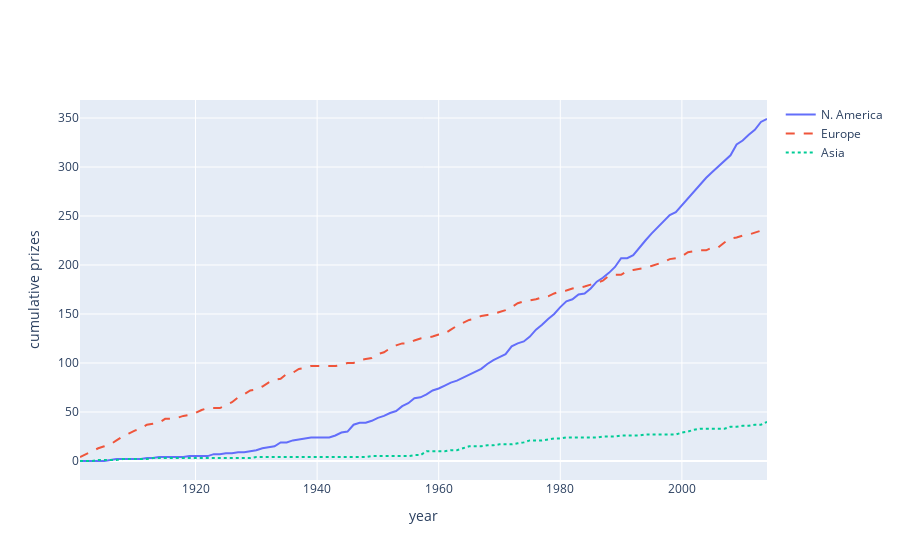

Here is the notebook cell this chart was saved with:
### Markdown cell above
### From notebook to the web with Plotly

### Code cell
# Plot data
#fig = go.Figure(layout_template=None)
traces = []
for region in regions:
    name = region['label']
    traces.append(
        go.Scatter(
            y=df_regions[name],
            x=df_regions.index,
            name=name,
            mode="lines",
            hovertemplate=f"{name}<br>%{{x}}<br>$%{{y}}<extra></extra>",
            line=dict(dash=['solid', 'dash', 'dot'][len(traces)])
        )
    )
layout = go.Layout(xaxis_title="year", yaxis_title="cumulative prizes")
fig = go.Figure(traces, layout)
fig.show()
